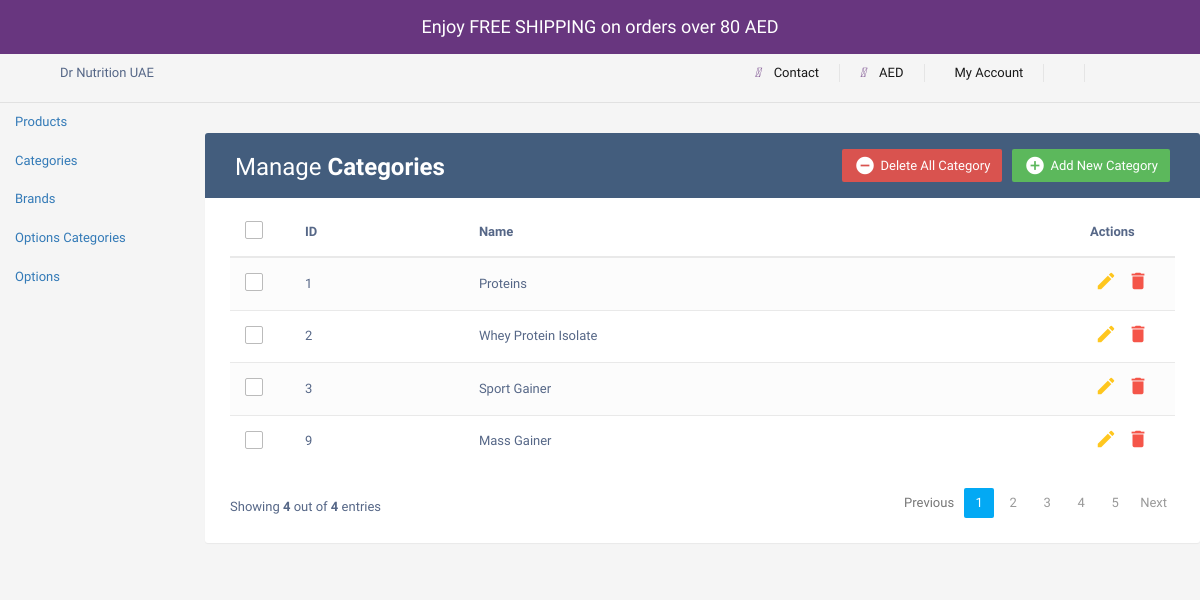
The app's page /admin/categories.php with its own data.
### tables this page shows
CREATE TABLE `categories` (
  `category_id` int(11) NOT NULL,
  `category_name` varchar(255) NOT NULL
);

### product.php (called while the page is built, shortened)
<?php
class Category{
    private $conn;
    public function __construct($db) {
        $this->conn = $db;
    }
public function getAllCategories() {
    $query = "SELECT * FROM categories";
    $result = $this->conn->query($query);
        $categories = [];
        $count=0;
        if ($result->num_rows > 0) {
            while ($row = $result->fetch_assoc()) {
                $categories[] = $row;
                $count++;
            }
        }
        return ['categories' => $categories, 'count' => $count];
}
}
?>

### admin/categories.php (the view, shortened to what this page needs)
<?php
require '../product.php';
$conn = new mysqli("localhost", "root", "", "logindb");
$category = new Category($conn);
?>
<!DOCTYPE html>
<html lang="en">
<head>
<link rel="stylesheet" href="https://maxcdn.bootstrapcdn.com/font-awesome/4.7.0/css/font-awesome.min.css">
<link rel="stylesheet" href="https://maxcdn.bootstrapcdn.com/bootstrap/3.3.7/css/bootstrap.min.css">
<link rel="stylesheet" href="https://cdnjs.cloudflare.com/ajax/libs/font-awesome/5.15.3/css/all.min.css" />
<link rel="stylesheet" href="../css/all.css" />
<body>
<section class="free_shipping_alert">
        <div>Enjoy FREE SHIPPING on orders over 80 AED</div>
    </section>
    <section class="top-nav-bar">
            <div class="top-nav">
                <div class="row justify-content-between">
                    <div class="col-lg-6">
                    <div class="top-nav-left d-none d-lg-block">
                        <span>Dr Nutrition UAE</span>
                    </div>
                    </div>
                    <div class="col-lg-6">
                    <div class="top-nav-right">
                        <ul class="list-inline top-nav-right-list">
                            <li>
                                <a title="Contact" href="#">
                                    <i class="fa-solid fa-phone" style="color: #68367f; margin-right: 10px;"></i>
                                    Contact
                                </a>
                            </li>
                            <li>
                                <a title="AED" href="">
                                    <i class="fa-solid fa-money-bill " style="color: #68367f; margin-right: 10px;"></i>
                                    AED
                                </a>
                            </li>
                            <li>
                                <a  title="Login" data-bs-toggle="modal" data-bs-target="#exampleModal"  href="">
                                    My Account
                                </a>
                            </li>
                        <li>
                    </ul>
                </div>
            </div>
        </div>
    </div>
</section>
<div class="row">
            <nav id="sidebar" class="col-md-3 col-lg-2 d-md-block bg-light sidebar">
                <div class="position-sticky">
                    <ul class="nav flex-column">
                        <li class="nav-item">
                            <a class="nav-link active" href="products.php">
                                Products
                            </a>
                        </li>
                        <li class="nav-item">
                            <a class="nav-link" href="categories.php">
                                Categories
                            </a>
                        </li>
						<li class="nav-item">
                            <a class="nav-link" href="brands.php">
                                Brands
                            </a>
                        </li>
                        <li class="nav-item">
                            <a class="nav-link" href="options_categories.php">
                                Options Categories
                            </a>
                        </li>
						<li class="nav-item">
                            <a class="nav-link" href="options.php">
                                Options
                            </a>
                        </li>
                    </ul>
                </div>
            </nav>
			<main class="col-md-9 ms-sm-auto col-lg-10 px-md-4">
        <div class="table-wrapper">
            <div class="table-title">
                <div class="row">
                    <div class="col-sm-6">
						<h2>Manage <b>Categories</b></h2>
					</div>
					<div class="col-sm-6">
						<a href="#addCategoryModal" class="btn btn-success" data-toggle="modal"><i class="material-icons">&#xE147;</i> <span>Add New Category</span></a>
						<a href="#deleteCategoryModal" class="btn btn-danger" data-toggle="modal"><i class="material-icons">&#xE15C;</i> <span>Delete All Category</span></a>
					</div>
                </div>
            </div>
            <table class="table table-striped table-hover">
                <thead>
                    <tr>
						<th>
							<span class="custom-checkbox">
								<label for="selectAll"></label>
							</span>
						</th>
                        <th>ID</th>
                        <th>Name</th>
                        <th>Actions</th>
                    </tr>
                </thead>
                <tbody>
                    <?php
                    $categoryData = $category->getAllCategories();
                    $allCats = $categoryData['categories'];
                    $catsCount = $categoryData['count'];
                    foreach ($allCats as $category){
						echo '<tr id="' .$category['category_id']. '">';
						echo '<td>';
                        echo '<span class="custom-checkbox">';
								echo '<label for="checkbox'.$category['category_id'].'"></label>';
							echo '</span>';
						echo '</td>';
                        echo '<td>'.$category['category_id'].'</td>' ;
                        echo'<td>'.$category['category_name'].'</td>';
						echo '<td>';
                        echo '<a href="categories.php?showEditModal=1&id='.$category['category_id'].'" data-id="'.$category['category_id'].'" class="edit" data-toggle="modal"><i class="material-icons" data-toggle="tooltip" title="Edit">&#xE254;</i></a>';
                        echo '<a href="categories.php?showDeleteModal=1&id='.$category['category_id'].'"class="delete" data-toggle="modal"><i class="material-icons" data-toggle="tooltip" title="Delete">&#xE872;</i></a>';
                        echo '</td>';
                    echo '</tr>';
                    }
                    ?>
                </tbody>
            </table>
			<div class="clearfix">
                <div class="hint-text">Showing <b><?php echo $catsCount?></b> out of <b><?php echo $catsCount?></b> entries</div>
                <ul class="pagination">
                    <li class="page-item disabled"><a href="#">Previous</a></li>
                    <li class="page-item active"><a href="#" class="page-link">1</a></li>
                    <li class="page-item"><a href="#" class="page-link">2</a></li>
                    <li class="page-item "><a href="#" class="page-link">3</a></li>
                    <li class="page-item"><a href="#" class="page-link">4</a></li>
                    <li class="page-item"><a href="#" class="page-link">5</a></li>
                    <li class="page-item"><a href="#" class="page-link">Next</a></li>
                </ul>
            </div>
        </div>
    </div>
</body>
</html>

### css/all.css (style rules this page uses)
body { margin: 0; background-color: white; }
a { text-decoration: none!important; }
.free_shipping_alert { background: #68367f; color: #fff; text-align: center; padding: 14px; font-size: 18px; background-image: url(https://drnutrition.com/themes/storefront/public/images/wave.svg); background-position: 50%; background-size: cover; }
.top-nav { border-bottom: 1px solid #e1e1e1 ; padding: 10px 0% 10px 5%; }
.top-nav .top-nav-right-list { display: -webkit-box; display: flex; -webkit-box-pack: center; justify-content: center; flex-wrap: wrap; }
.top-nav .top-nav-right-list>li:first-child { padding-left: 0; }
.top-nav .top-nav-right-list>li { border-right: 1px solid #e5e5e5; display: inline-block; padding: 0 20px; }
.top-nav .top-nav-right-list>li>a { display: block; color: #191919; }
body { color: #566787; background: #f5f5f5; font-family: 'Varela Round', sans-serif; font-size: 13px; }
.table-wrapper { background: #fff; padding: 20px 25px; margin: 30px 0; border-radius: 3px; box-shadow: 0 1px 1px rgba(0,0,0,.05); }
.table-title { padding-bottom: 15px; background: #435d7d; color: #fff; padding: 16px 30px; margin: -20px -25px 10px; border-radius: 3px 3px 0 0; }
.table-title h2 { margin: 5px 0 0; font-size: 24px; }
.table-title .btn { color: #fff; float: right; font-size: 13px; border: none; min-width: 50px; border-radius: 2px; border: none; outline: none !important; margin-left: 10px; }
.table-title .btn i { float: left; font-size: 21px; margin-right: 5px; }
.table-title .btn span { float: left; margin-top: 2px; }
table.table tr th, table.table tr td { border-color: #e9e9e9; padding: 12px 15px; vertical-align: middle; }
table.table tr th:first-child { width: 60px; }
table.table tr th:last-child { width: 100px; }
table.table-striped tbody tr:nth-of-type(odd) { background-color: #fcfcfc; }
table.table td:last-child i { opacity: 0.9; font-size: 22px; margin: 0 5px; }
table.table td a { font-weight: bold; color: #566787; display: inline-block; text-decoration: none; outline: none !important; }
table.table td a.edit { color: #FFC107; }
table.table td a.delete { color: #F44336; }
table.table td i { font-size: 19px; }
.pagination { float: right; margin: 0 0 5px; }
.pagination li a { border: none; font-size: 13px; min-width: 30px; min-height: 30px; color: #999; margin: 0 2px; line-height: 30px; border-radius: 2px !important; text-align: center; padding: 0 6px; }
.pagination li.active a, .pagination li.active a.page-link { background: #03A9F4; }
.hint-text { float: left; margin-top: 10px; font-size: 13px; }
.custom-checkbox { position: relative; }
.custom-checkbox label:before { width: 18px; height: 18px; }
.custom-checkbox label:before { content: ''; margin-right: 10px; display: inline-block; vertical-align: text-top; background: white; border: 1px solid #bbb; border-radius: 2px; box-sizing: border-box; z-index: 2; }

### records on screen
categories: category_id "1", category_name "Proteins"
categories: category_id "2", category_name "Whey Protein Isolate"
categories: category_id "3", category_name "Sport Gainer"
categories: category_id "9", category_name "Mass Gainer"

### other values on screen
$catsCount "4"
